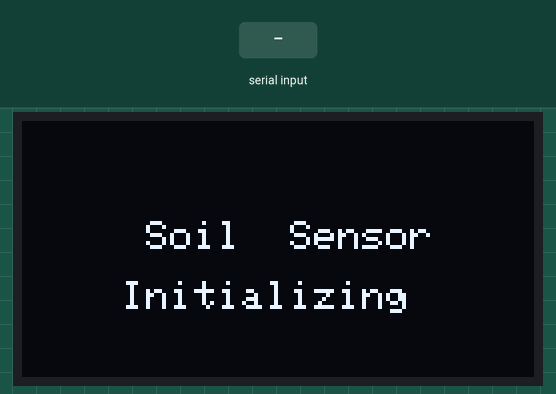
Simulated run of this sketch. Board: Arduino Uno, built with avr-gcc and run on an emulated ATmega328P. Shown: 128×64 one-colour display. The inputs (shaded band) are chosen by the test bench. What the sketch prints to the serial monitor is not drawn.

Above: at 0.6 s.
At 9.1 s:
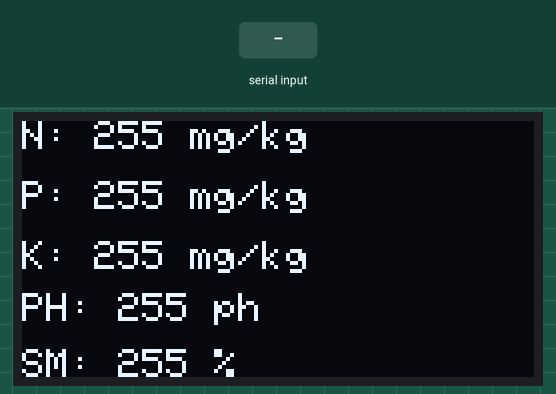
9.2 s: "1" received over the second serial link
Timing chart, 0 to 12.2 s (numbered marks = the images above; inputs shaded):
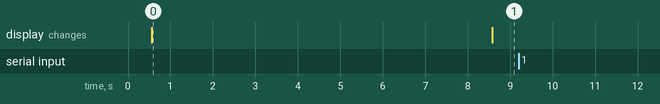

The sketch:

7in1.ino
```cpp
#include <SoftwareSerial.h>
#include <Wire.h>
#include <Adafruit_GFX.h>
#include <Adafruit_SSD1306.h>
/////
#define SCREEN_WIDTH 128    // OLED display width, in pixels
#define SCREEN_HEIGHT 64    // OLED display height, in pixels
#define OLED_RESET -1       // Reset pin # (or -1 if sharing Arduino reset pin)
Adafruit_SSD1306 display(SCREEN_WIDTH, SCREEN_HEIGHT, &Wire, OLED_RESET);


#define RE 8
#define DE 7

//const byte code[]= {0x01, 0x03, 0x00, 0x1e, 0x00, 0x03, 0x65, 0xCD};
const byte nitro[] = {0x01,0x03, 0x00, 0x1e, 0x00, 0x01, 0xe4, 0x0c};
const byte phos[] = {0x01,0x03, 0x00, 0x1f, 0x00, 0x01, 0xb5, 0xcc};
const byte pota[] = {0x01,0x03, 0x00, 0x20, 0x00, 0x01, 0x85, 0xc0};
const byte soil_ph[] = {0x01, 0x03, 0x00, 0x06, 0x00, 0x01, 0x64, 0x0b};
const byte soil_moist[] = {0x01, 0x03, 0x00, 0x12, 0x00, 0x01, 0x24, 0x0f};
const byte temp[] = {0x01, 0x03, 0x00, 0x12, 0x00, 0x02, 0x64, 0x0e};
const byte ec[] = {0x01, 0x03, 0x00, 0x15, 0x00, 0x01, 0x95, 0xce};

byte values[11];
SoftwareSerial mod(10,11);////// TX AND RX

void setup() {
  Serial.begin(9600);
  mod.begin(9600);
  pinMode(RE, OUTPUT);
  pinMode(DE, OUTPUT);


   display.begin(SSD1306_SWITCHCAPVCC, 0x3C); //initialize with the I2C addr 0x3C (128x64)
  delay(500);
  display.clearDisplay();
  display.setCursor(25, 25);
  display.setTextSize(1);
  display.setTextColor(WHITE);
  display.println(" Soil  Sensor");
  display.setCursor(25, 40);
  display.setTextSize(1);
  display.print("Initializing");

  display.display();
  delay(1000);


}

void loop() {

  byte val1,val2,val3,val4,val5,val6,val7;
  val1 = nitrogen();
  delay(250);
  val2 = phosphorous();
  delay(250);
  val3 = potassium();
  delay(250);
  val4 = ph();
  delay(250);
  val5 = moist();
  delay(250);
  val6 = stemp();
  delay(250);
  val7 = econd();
  delay(250);

  Serial.print("Nitrogen: ");
  Serial.print(val1);
  Serial.println(" mg/kg");
  Serial.print("Phosphorous: ");
  Serial.print(val2);
  Serial.println(" mg/kg");
  Serial.print("Potassium: ");
  Serial.print(val3);
  Serial.println(" mg/kg");
  Serial.print("Soil pH: ");
  Serial.print(val4);
  Serial.println(" pH");
  Serial.print("Soil Moisture: ");
  Serial.print(val5);
  Serial.println(" %");
  Serial.print("Temperature: ");
  Serial.print(val6);
  Serial.println(" C");
  Serial.print("Electrical Conductivity: ");
  Serial.print(val7);
  Serial.println(" mS/m");
  delay(5000);

 /////
 display.clearDisplay();


  display.setTextSize(1);
  display.setCursor(0, 0);
  display.print("N: ");
  display.print( val1);
  display.setTextSize(1);
  display.print(" mg/kg");

  display.setTextSize(1);
  display.setCursor(0, 15);
  display.print("P: ");
  display.print( val2);
  display.setTextSize(1);
  display.print(" mg/kg");

  display.setTextSize(1);
  display.setCursor(0,30);
  display.print("K: ");
  display.print( val3);
  display.setTextSize(1);
  display.print(" mg/kg");

    display.setTextSize(1);
    display.setCursor(0,43);
    display.print("PH: ");
    display.print(val4);
    display.setTextSize(1);
    display.print(" ph");

//
  display.setTextSize(1);
  display.setCursor(0,57);
  display.print("SM: ");
  display.print(val5);
  //display.setTextSize(1);
  display.print(" %");

// display.setTextSize(1);
//  display.setCursor(50,57);
//  display.print("T: ");
//  display.print(val6);
//  display.setTextSize(1);
//  display.print(" C");
//
//
//  display.display();
//     delay(3000);
//


//

//
//  display.setTextSize(1);
//  display.setCursor(0,60);
//  display.print("T: ");
//  display.print(val7);
//  display.setTextSize(1);
//  display.print(" C");


  display.display();

  delay(2000);

}

byte nitrogen(){
  digitalWrite(DE,HIGH);
  digitalWrite(RE,HIGH);
  delay(10);
  if(mod.write(nitro,sizeof(nitro))==8){
    digitalWrite(DE,LOW);
    digitalWrite(RE,LOW);
    for(byte i=0;i<7;i++){
    //Serial.print(mod.read(),HEX);
    values[i] = mod.read();
    Serial.print(values[i],HEX);
    }
    Serial.println();
  }
  return values[4];
}

byte phosphorous(){
  digitalWrite(DE,HIGH);
  digitalWrite(RE,HIGH);
  delay(10);
  if(mod.write(phos,sizeof(phos))==8){
    digitalWrite(DE,LOW);
    digitalWrite(RE,LOW);
    for(byte i=0;i<7;i++){
    //Serial.print(mod.read(),HEX);
    values[i] = mod.read();
    Serial.print(values[i],HEX);
    }
    Serial.println();
  }
  return values[4];
}

byte potassium(){
  digitalWrite(DE,HIGH);
  digitalWrite(RE,HIGH);
  delay(10);
  if(mod.write(pota,sizeof(pota))==8){
    digitalWrite(DE,LOW);
    digitalWrite(RE,LOW);
    for(byte i=0;i<7;i++){
    //Serial.print(mod.read(),HEX);
    values[i] = mod.read();
    Serial.print(values[i],HEX);
    }
    Serial.println();
  }
  return values[4];
}


byte ph(){
  digitalWrite(DE,HIGH);
  digitalWrite(RE,HIGH);
  delay(10);
  if(mod.write(soil_ph,sizeof(soil_ph))==8){
    digitalWrite(DE,LOW);
    digitalWrite(RE,LOW);
    for(byte i=0;i<7;i++){
    //Serial.print(mod.read(),HEX);
    values[i] = mod.read();
    Serial.print(values[i],HEX);
    }
    Serial.println();
  }
  return values[4];
}


byte moist(){
  digitalWrite(DE,HIGH);
  digitalWrite(RE,HIGH);
  delay(10);
  if(mod.write(soil_moist,sizeof(soil_moist))==8){
    digitalWrite(DE,LOW);
    digitalWrite(RE,LOW);
    for(byte i=0;i<7;i++){
    //Serial.print(mod.read(),HEX);
    values[i] = mod.read();
    Serial.print(values[i],HEX);
    }
    Serial.println();
  }
  return values[4];
}


byte stemp(){
  digitalWrite(DE,HIGH);
  digitalWrite(RE,HIGH);
  delay(10);
  if(mod.write(temp,sizeof(temp))==8){
    digitalWrite(DE,LOW);
    digitalWrite(RE,LOW);
    for(byte i=0;i<7;i++){
    //Serial.print(mod.read(),HEX);
    values[i] = mod.read();
    Serial.print(values[i],HEX);
    }
    Serial.println();
  }
  return values[4];
}


byte econd(){
  digitalWrite(DE,HIGH);
  digitalWrite(RE,HIGH);
  delay(10);
  if(mod.write(ec,sizeof(ec))==8){
    digitalWrite(DE,LOW);
    digitalWrite(RE,LOW);
    for(byte i=0;i<7;i++){
    //Serial.print(mod.read(),HEX);
    values[i] = mod.read();
    Serial.print(values[i],HEX);
    }
    Serial.println();
  }
  return values[4];
}
```

Measured:
- after the input at 9.2 s, every drawn part: stays the same
- what the display in image 0 shows lasts 8.0 s, from 0.6 s to 8.6 s
